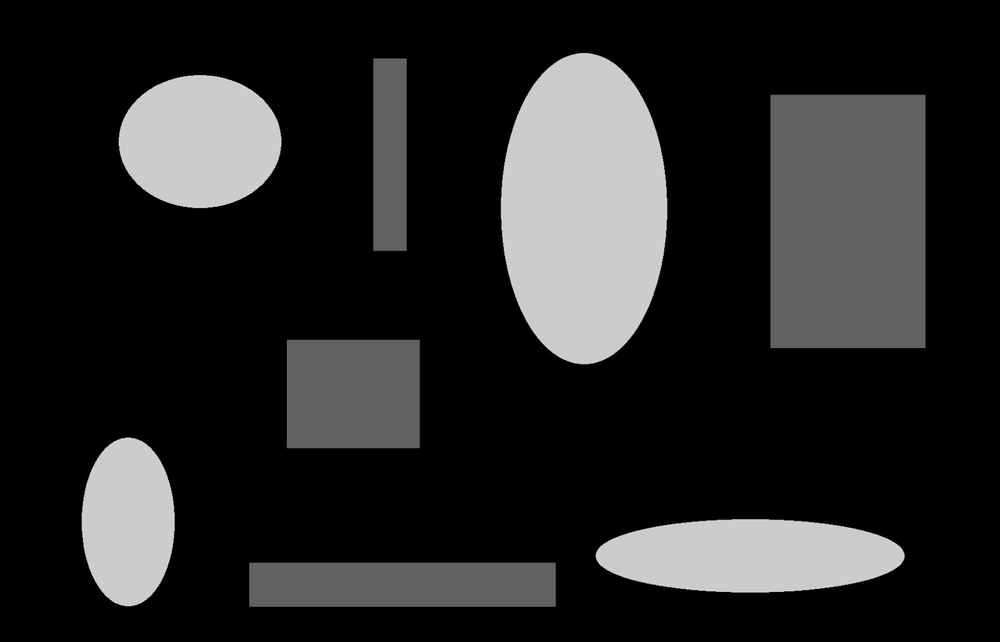
#> input picture Exercitii/bari-orizontale-100-160-220/s2.png, 1000 x 642 px, shrunk from 1600 x 1027 before the run
$ python S2.py
#> lines starting #> are read from the running program, lines starting #| are printed output that depends on the picture; after the words box and inside, x2 and y2 are one past the last pixel; in counts of white or black regions, pixels touching at a corner belong together; long printed decimals are rounded
#1) Formati o img de dim 180x180 cu 3 bare verticale de dim egale a caror intensitati de gri sunt in ordine de la stanga la dreapta: 100,160,220.
#Adaugati zgomot de dispersie 12 si alegeti pragurile de segmentare (manuala) corespunzatoare a.i. bara din stanga sa aiba eticheta 1,
#bara din mijloc sa aiba eticheta 2 si bara din dreapta eticheta 0. Afisati imaginea segmentata.
#2) Pt img segmentata la 1) afisati procentul de pixeli asociat barii din stanga detectati corect.
#(cati pixeli care apartin barii din stanga sunt detectati corect)
#3) Pt img S2.png folositi o metoda automata prin care sa ramaneti doar cu dreptunghiuri si cercuri.
#Afisati intr-o figura noua rezultatul.
#Etichetati din nou imaginea rezultata a.i. sa nu existe etichete lipsa.
#Pt aceasta folositi raportul de compactitate R=P**2/(4*pi*A) a.i. sa separati dreptunghiurile de cercuri printr-un procedeu de clustering.
#Afisati rezultatul final.
#4) Det automat si afisati conturul obiectului cel mai aproape de un "cerc ideal".

import matplotlib.pyplot as plt
import numpy as np
from scipy import signal
from skimage import color, io, measure
from sklearn import cluster

plt.close('all')

def add_gaussian_noise(img,disp,L):
    # parametrii : imaginea originala, dispersia zgomotului
    h,w = img.shape
    noise = np.random.normal(0,disp,(h,w))
    img_noise = np.zeros([h,w])
    img_noise = img + noise
    for i in range(0, h):
        for j in range(0, w):
            if (img_noise[i,j]>L-1):
                img_noise[i,j]=L-1
            else:
                if (img_noise[i,j]<0):
                    img_noise[i,j]=0
    img_noise = np.uint8(img_noise)
    # intoarce imaginea cu zgomot
    return img_noise

def histograma(h,w,img):
    hist=np.zeros(256)
    for i in range(h):
        for j in range(w):
            hist[img[i,j]]+=1
    return hist/(h*w)

################################################ EX 1
L=256
disp=12
img1 = np.zeros([180, 180], dtype='uint8')
img1[:, :60] = 100
img1[:, 60:120] = 160
img1[:, 120:] = 220

##afisare img originala
plt.figure("Imagine initiala"), plt.imshow(img1, cmap='gray', vmin=0, vmax=255), plt.colorbar(), plt.title("Imagine initiala"), plt.show()


##adaugarea de zgomot si afisare img zgomot
img1_zg = add_gaussian_noise(img1, disp, L)
plt.figure("Imagine cu zgomot"), plt.imshow(img1_zg, cmap='gray', vmin=0, vmax=255), plt.colorbar(), plt.title("Imagine cu zgomot"),plt.show()


#calcul histograma pt alegerea pragurilor
h1,w1=np.shape(img1_zg)
hist=histograma(h1,w1,img1_zg)
plt.figure("Histograma img1_zg"),plt.plot(hist),plt.title("Histograma img1_zg"),plt.show()
#> figure, not shown here; curve peaks at x = 99, y = 0.0121

#segmentare manuala
#alegem pragurile (ne uitam pe histograma pt a le alege)
T1=130
T2=190
img1_segm=np.uint8(np.zeros([h1,w1]))
for i in range(0,h1):
    for j in range(0,w1):

        if (img1_zg[i,j]<T1):
            img1_segm[i,j]=1                  #bara din stanga eticheta 1
        elif (T1<=img1_zg[i,j]<=T2):
            img1_segm[i,j]=2
        elif (img1_zg[i,j]>T2):
            img1_segm[i,j]=0

print(img1_segm.dtype)
plt.figure(),plt.imshow(img1_segm,cmap="gray"), plt.title(" Img1 segmentata"),plt.colorbar(),plt.show()


########################################### EX2
pixeli_bara_stanga = 60 * 180        #fiecare bara are 60 de pixeli latime si 1800 lungime
#bara din stanga are eticheta 1 si de aceea se scrie ==0
pixeli_corecti = np.sum(img1_segm[:, :60] == 1)   #bara din stanga e de la 0-60 pixeli
print(pixeli_corecti / pixeli_bara_stanga * 100, '%')


########################################### EX3
img2= io.imread('s2.png')
#> img2 is the input picture: shape (642, 1000, 3); min 0, max 226, mean 39.1
print(np.shape(img2))
#| (642, 1000, 3)
plt.figure(),plt.imshow(img2,cmap="gray"),plt.title("s2 originala"),plt.colorbar(),plt.show()

# de verificat sa nu cumva sa fie imaginea color => o fac uint8 gri
# daca imaginea este gri => o facem uint8

img2_grey = np.uint8(255*color.rgb2gray(img2))

plt.figure(), plt.imshow(img2_grey,cmap='gray',vmin=0,vmax=255), plt.title("s2 grey"),plt.colorbar(),plt.show()


#calcul histograma
h2,w2=np.shape(img2_grey)
#> h2 = 642; w2 = 1000
hist2=histograma(h2,w2,img2_grey)
#> hist2 = 256 values, max 0.733 at index 0, min 0 at index 25, mean 0.00391
plt.figure("Histograma img2_grey"),plt.plot(hist2),plt.title("Histograma img2_grey"),plt.show()
#> figure, not shown here; curve peaks at x = 0, y = 0.733

# binarizare img
BW=np.uint8(img2_grey>75)
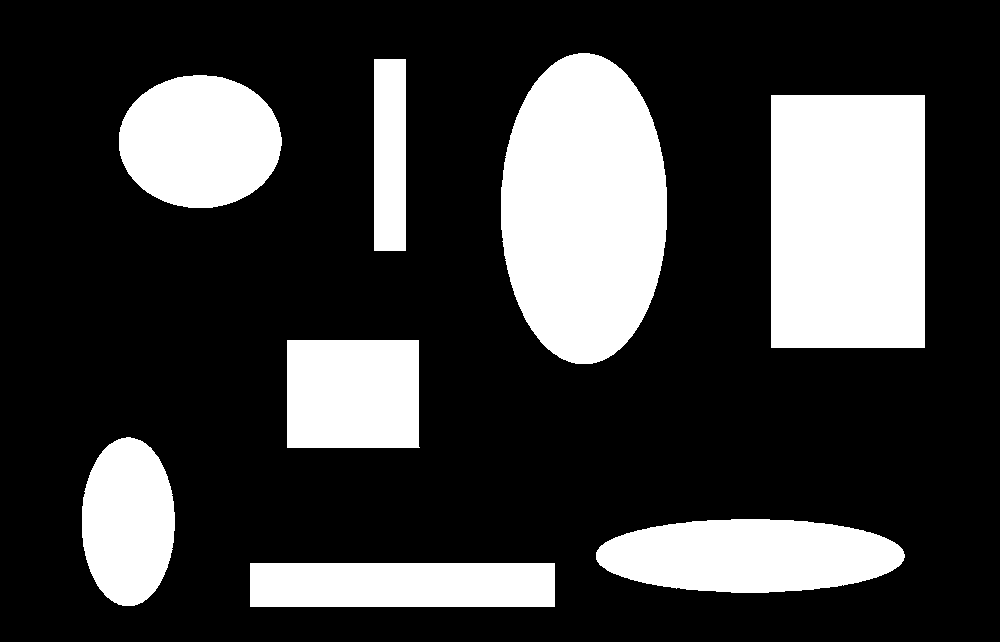
#> BW: shape (642, 1000); values 0 (black) and 1 (white), 25.1% white; 8 white regions
plt.figure(),plt.imshow(BW,cmap="gray"),plt.colorbar(),plt.show()

#etichetare
[LabelImage, nums]=measure.label(BW,return_num='True')
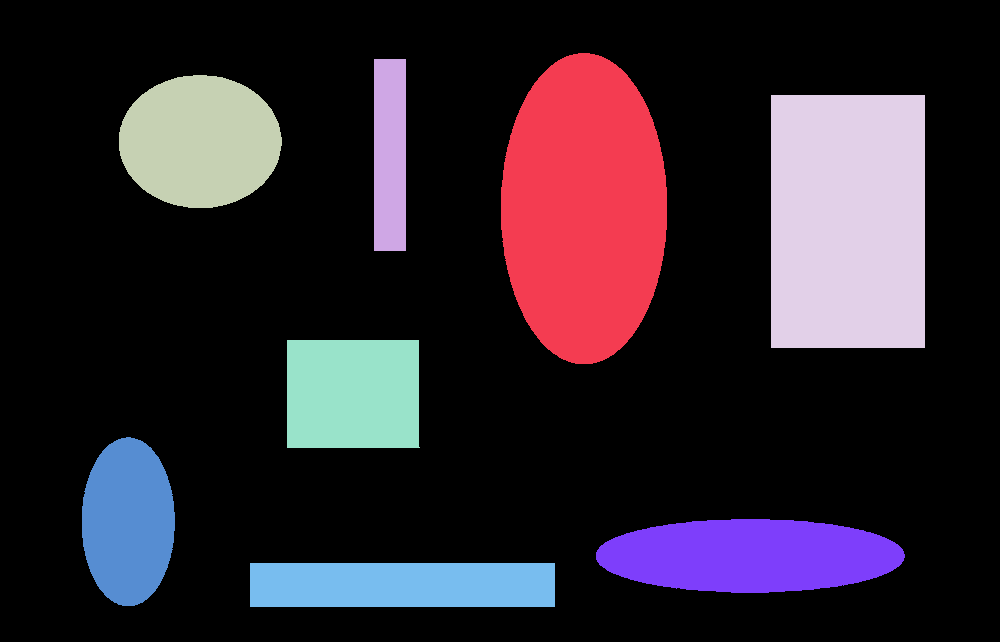
#> LabelImage: shape (642, 1000) int64; 9 distinct labels, from 0 to 8; one colour per label, 0 black
#> nums = 8
print(nums)
#| 8
#plt.figure(figsize=(10,20)),plt.imshow(LabelImage,cmap="jet"),plt.colorbar(),plt.show()
#face un antialias pe zonele de contur
#plt.figure(figsize=(10,20)),plt.imshow(LabelImage,cmap="jet",interpolation='none'),plt.colorbar(),plt.show()


# Calcularea proprietăților regiunilor
ALLPROPS = measure.regionprops(LabelImage)
#> ALLPROPS = 8 regions; box (x1, y1, x2, y2) and area: (501, 53, 667, 364) 40760, (771, 95, 925, 348) 38962, (596, 519, 905, 593) 17967, (119, 75, 282, 208) 17037, (287, 340, 420, 448) 14257, (250, 563, 555, 607) 13420, (82, 437, 175, 606) 12374, (374, 59, 406, 251) 6144

# Extragem aria și perimetrul fiecărei regiuni
features = np.zeros([nums, 1])
#> features = [0, 0, 0, 0, 0, 0, 0, 0]

for i in range(nums):
    features[i] = (ALLPROPS[i].perimeter**2)/(ALLPROPS[i].area*4*np.pi)
#> after the loop, features = [1.28, 2.55, 1.12, 1.34, 1.27, 1.26, 2.11, 2.86]

# Concatenam aria și perimetrul într-o singură matrice de caracteristici
#features = np.concatenate((features))


# Algoritm de clustering K-means
K = 2  # avem 2 tipuri de obiecte cautate, cercuri si dreptunghiuri
kmeans = cluster.KMeans(n_clusters=K, random_state=0).fit(features)
etichete = kmeans.labels_
#> etichete = [0, 1, 0, 0, 0, 0, 1, 1]
centroizi = kmeans.cluster_centers_
#> centroizi = [1.25, 2.51]
print(centroizi)
#| [[1.254]
#|  [2.506]]

# Creăm o imagine colorată pentru a vizualiza etichetele
output_image = np.zeros_like(LabelImage, dtype=np.uint8)
for i in range(nums):
    output_image[LabelImage == (i + 1)] = etichete[i] + 1  # Adăugăm 1 pentru a evita zero-ul din fundal
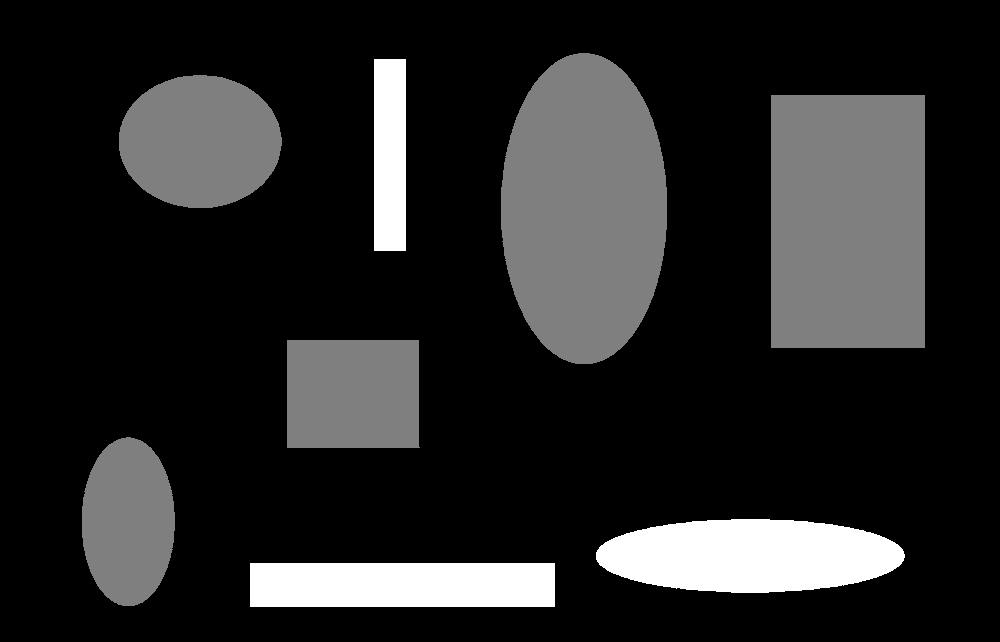
#> output_image: shape (642, 1000); min 0, max 2, mean 0.309; drawn with min black and max white

# Afișăm rezultatul final
plt.figure(),plt.imshow(output_image,cmap="jet", interpolation='none'),plt.colorbar(),plt.title("Rezultat clustering"),plt.show()
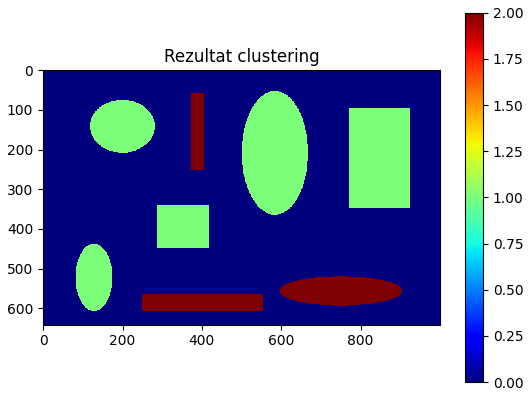
#> figure drawn by matplotlib, 2 panels


########################################### EX4
#pt un cerc perfect, masura de compactitate este 1, pt celelalte forme e >1

#pp ca primul obiect are masura de compaxtitate cea mai mica
minim = (ALLPROPS[0].perimeter**2)/(ALLPROPS[0].area*4*np.pi)
#> minim = 1.28
obiect = 0  #in variabila obiect stocam eticheta obiectului cautat
for i in range(nums):
    rap =  (ALLPROPS[i].perimeter**2)/(ALLPROPS[i].area*4*np.pi)
    if(rap < minim):
        minim = rap
        obiect =i
#> this loop made 8 passes
#> (rap, minim) on pass 3: (1.12, 1.12)
#> rap on passes 1, 2, 4, 5, 6, 7: 1.28, 2.55, 1.34, 1.27, 1.26, 2.11
#> after the loop, minim = 1.12; obiect = 2

img_obiect = np.zeros(np.shape(LabelImage))
img_obiect = np.uint8(LabelImage==obiect+1)
#> img_obiect: shape (642, 1000); values 0 (black) and 1 (white), 2.7% white; 1 white region, box (x1, y1, x2, y2) and area: (119, 75, 282, 208) 17037

dims=np.shape(img_obiect)
#> dims = (642, 1000)

print(dims)
#| (642, 1000)

Lines=dims[0]
#> Lines = 642
Columns=dims[1]
#> Columns = 1000

Y=img_obiect[0:Lines,0:Columns]
plt.figure(),plt.imshow(Y,cmap='gray'),plt.colorbar(), plt.title("Img originala"),plt.show()


#bordare pe ultima linie si coloana
YY=np.zeros([Lines+1, Columns+1])
YY[0:Lines,0:Columns]=Y               #pune in YY img initiala
YY[Lines,0:Columns]=Y[Lines-1,:]      #copiaza ultima linie
YY[0:Lines,Columns]=Y[:,Columns-1]    #copiaza ultima coloana
YY[Lines,Columns]=Y[Lines-1,Columns-1]   #adauga linia si coloana copiate anterior
print(np.shape(YY))  #s-a marit cu o linie si o coloana
#| (643, 1001)

plt.figure(),plt.imshow(YY,cmap='gray'),plt.colorbar(), plt.title("Img bordata"),plt.show()

#derivatele pe orizontala si verticala:
fx=np.zeros([Lines, Columns])
fy=np.zeros([Lines, Columns])

for l in range(0,Lines):
    for c in range(0,Columns):
        fx[l,c]=YY[l,c]-YY[l+1,c]
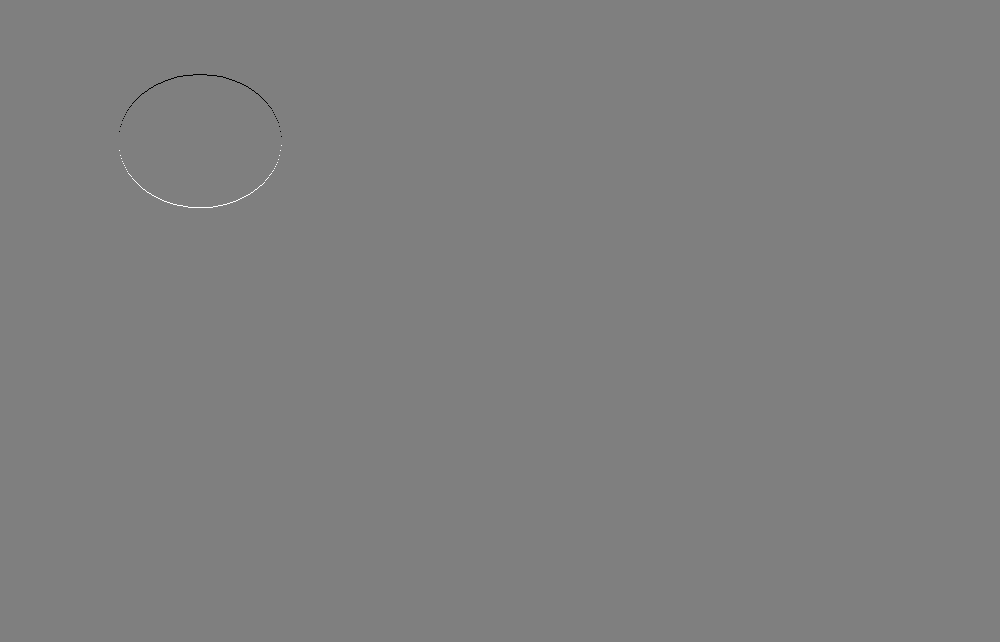
#> fx: shape (642, 1000) float64; min -1, max 1, mean 0; drawn with min black and max white

for l in range(0,Lines):
    for c in range(0,Columns):
        fy[l,c]=YY[l,c]-YY[l,c+1]


gradY=np.abs(fx)+np.abs(fy)
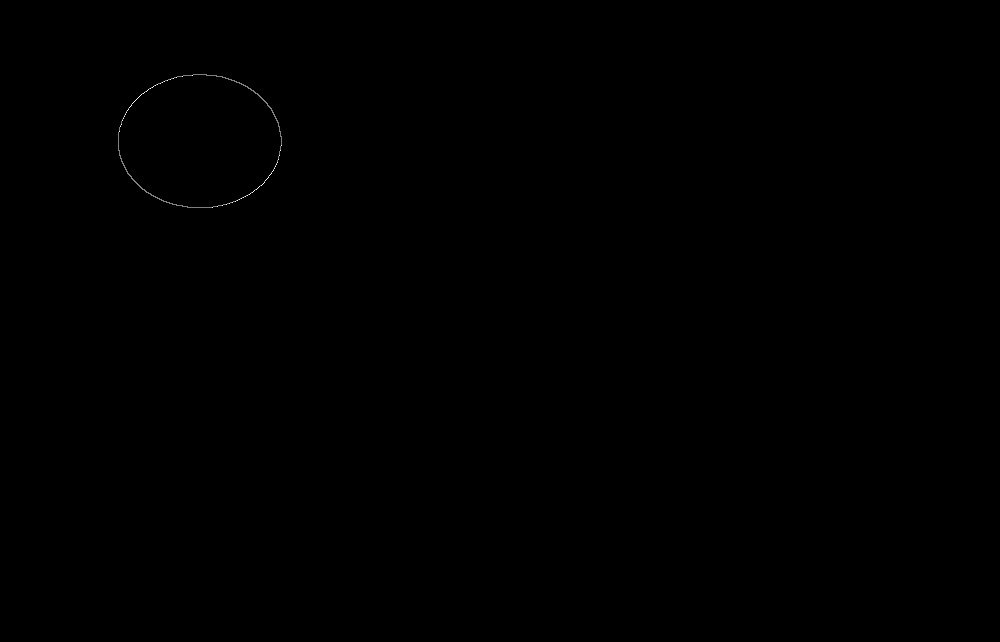
#> gradY: shape (642, 1000) float64; min 0, max 2, mean 0.000922; drawn with min black and max white
plt.figure(),plt.imshow(gradY,cmap='gray'),plt.colorbar(),plt.show() #evidentiaza tot conturul
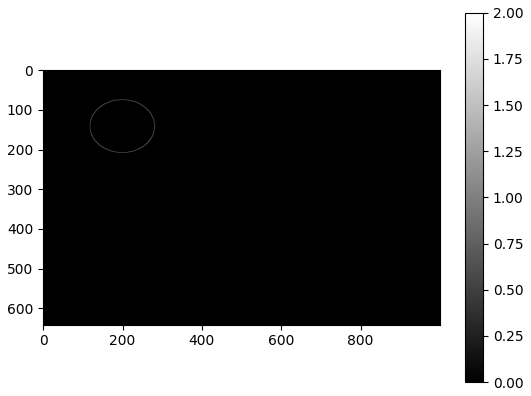
#> figure drawn by matplotlib, 2 panels
